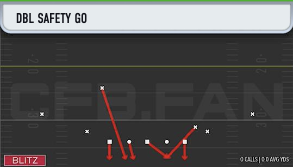
#> input picture Defense/3-2-6_Mug/DBL_SAFETY_GO.png, 293 x 167 px; its folder holds only this picture in this run
$ python app.py
#> lines starting #> are read from the running program, lines starting #| are printed output that depends on the picture; after the words box and inside, x2 and y2 are one past the last pixel; in counts of white or black regions, pixels touching at a corner belong together
### defense_catalog.py
#!/usr/bin/env python3
from __future__ import annotations

import json
import math
import re
from pathlib import Path
from typing import Dict, List, Mapping, Sequence, Tuple

try:
    import cv2
    import numpy as np
except Exception:  # pragma: no cover - runtime fallback
    cv2 = None
    np = None


FRONT_RE = re.compile(r"^\d-\d(?:-\d)?$")
TEMPLATE_VERSION = 2


def simplify_formation(folder_name: str) -> str:
    tokens = folder_name.split("_")
    if tokens and FRONT_RE.match(tokens[0]):
        return tokens[0]

    if tokens and tokens[0] in {"Nickel", "Dime"} and len(tokens) > 1 and FRONT_RE.match(tokens[1]):
        return f"{tokens[0]} {tokens[1]}"

    if tokens and tokens[0] == "Goal" and len(tokens) > 2 and FRONT_RE.match(tokens[2]):
        return tokens[2]

    if tokens:
        return tokens[0].replace("-", " ")
    return folder_name.replace("_", " ")


def simplify_coverage(play_name: str) -> str:
    name = play_name.upper()
    name = name.replace(".PNG", "")
    name = name.replace("-", "_")

    if "COVER_1" in name or "COV_1" in name or "1_HOLE" in name or "1_ROBBER" in name:
        return "Cover 1"
    if "TAMPA_2" in name or "COVER_2" in name or "2_INVERT" in name:
        return "Cover 2"
    if "COVER_3" in name or "3_MATCH" in name or "3_CLOUD" in name or "3_SKY" in name or "3_BUZZ" in name:
        return "Cover 3"
    if "COVER_4" in name or "4_PALMS" in name or "4_DROP" in name or "4_QUARTERS" in name:
        return "Cover 4"
    if "COVER_6" in name:
        return "Cover 6"
    if "COVER_9" in name:
        return "Cover 9"
    if "ZERO" in name:
        return "Cover 0"
    if "MAN" in name:
        return "Man"
    if "BLITZ" in name:
        return "Blitz"
    return "Zone"


# [47 lines left out: functions parse_front_counts, fallback_front_counts, not called in this run]


def infer_front_counts(
    defense_players: Sequence[Mapping[str, object]],
    los_x: float = 0.5,
) -> Tuple[int, int, int]:
    estimated = estimate_front_counts_from_geometry(defense_players, los_x=los_x)
    if estimated is not None:
        return estimated
    return fallback_front_counts(len(defense_players))


# [6 lines left out: function format_front, not called in this run]


def select_shell_points(
    points: Sequence[Tuple[float, float]],
    *,
    los_x: float = 0.5,
    db_count: int | None = None,
) -> List[Tuple[float, float]]:
    if not points:
        return []

    if db_count is None:
        db_count = min(5, len(points))
    db_count = max(0, min(int(db_count), len(points)))
    if db_count == 0:
        return []

    ranked = sorted(points, key=lambda p: abs(p[0] - los_x), reverse=True)
    return ranked[:db_count]


def estimate_front_counts_from_geometry(
    defense_players: Sequence[Mapping[str, object]],
    los_x: float = 0.5,
) -> Tuple[int, int, int] | None:
    """
    Estimate front counts from defender x-depth relative to LOS.

    We use an elbow on LOS-distance to estimate DL count (3-5), then pick LB count
    from common families using a simple deep-secondary heuristic.
    """
    n = len(defense_players)
    if n < 7:
        return None

    dists = sorted(abs(float(p.get("x", 0.5)) - los_x) for p in defense_players)
    if len(dists) < 2:
        return None

    # Find biggest distance jump among first few defenders near the LOS.
    search_end = min(6, len(dists) - 1)
    best_i = 2
    best_gap = -1.0
    for i in range(1, search_end):
        gap = dists[i + 1] - dists[i]
        if gap > best_gap:
            best_gap = gap
            best_i = i
    dl = max(3, min(5, best_i + 1))

    deep_threshold = 0.18
    deep_count = sum(1 for d in dists if d >= deep_threshold)

    if dl == 3:
        lb = 2 if deep_count >= 3 else 3
    elif dl == 4:
        lb = 2 if deep_count >= 3 else 3
    else:
        lb = 2

    db = max(0, n - dl - lb)
    if db < 4:
        lb = max(1, lb - (4 - db))
        db = n - dl - lb
    if db > 6:
        lb += db - 6
        db = n - dl - lb

    return dl, lb, db


def _signature_from_points(points: Sequence[Tuple[float, float]], max_points: int = 11) -> List[float]:
    if not points:
        return [0.0] * (2 * max_points)

    xs = [p[0] for p in points]
    ys = [p[1] for p in points]
    cx = sum(xs) / len(xs)
    cy = sum(ys) / len(ys)
    centered = [(x - cx, y - cy) for x, y in points]
    scale = max(math.sqrt(dx * dx + dy * dy) for dx, dy in centered)
    if scale < 1e-6:
        scale = 1.0

    normalized = [(dx / scale, dy / scale) for dx, dy in centered]
    normalized = sorted(normalized, key=lambda p: (p[1], p[0]))
    normalized = list(normalized[:max_points])
    while len(normalized) < max_points:
        normalized.append((0.0, 0.0))

    vector: List[float] = []
    for x, y in normalized:
        vector.extend([round(float(x), 6), round(float(y), 6)])
    return vector


def _extract_white_markers(image_path: Path) -> List[Tuple[float, float]]:
    if cv2 is None or np is None:
        return []

    img = cv2.imread(str(image_path))
#> img is the input picture: shape (167, 293, 3); mean B, G, R 83, 83.5, 83.9
    if img is None:
        return []
    h, w = img.shape[:2]
#> h = 167; w = 293
    rgb = cv2.cvtColor(img, cv2.COLOR_BGR2RGB)

    # Trim header/footer UI areas and side artifacts.
    x0 = int(0.07 * w)
#> x0 = 20
    x1 = int(0.93 * w)
#> x1 = 272
    y0 = int(0.20 * h)
#> y0 = 33
    y1 = int(0.88 * h)
#> y1 = 146
    if x1 <= x0 or y1 <= y0:
        return []

    roi = rgb[y0:y1, x0:x1]
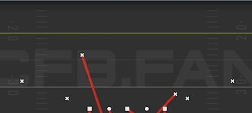
#> roi: shape (113, 252, 3); mean R, G, B 52.4, 51.4, 50.8
    mask = (
        (roi[:, :, 0] > 200)
        & (roi[:, :, 1] > 200)
        & (roi[:, :, 2] > 200)
    ).astype("uint8")
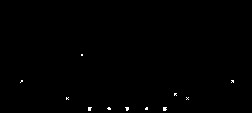
#> mask: shape (113, 252); values 0 (black) and 1 (white), 0.32% white in thin lines or dots, all inside (x1, y1, x2, y2) = (20, 54, 234, 111)

    num_labels, _, stats, centroids = cv2.connectedComponentsWithStats(mask, connectivity=8)
#> num_labels = 12; stats = [[0, 0, 252, 113, 28386], [81, 54, 2, 2, 4], [20, 80, 3, 3, 5], [231, 80, 3, 3, 7], [174, 93, 3, 3, 7], [66, 97, 3, 3, 6], [186, 97, 3, 3, 5], [88, 107, 4, 4, 13], [107, 107, 4, 3, 9], [125, 107, 4, 4, 12], [145, 107, 3, 3, 8], [163, 107, 4, 4, 14]]; centroids = [[125.5, 55.86], [81.5, 54.5], [21.2, 80.8], [232.1, 80.86], [174.9, 93.86], [66.83, 98], [187, 98], [89.15, 108.4], [108.7, 108.1], [126.8, 108.2], [146.1, 108.1], [164.3, 108.4]]
    candidates: List[Tuple[float, float, int]] = []
    for idx in range(1, num_labels):
        area = int(stats[idx, cv2.CC_STAT_AREA])
        width = int(stats[idx, cv2.CC_STAT_WIDTH])
        height = int(stats[idx, cv2.CC_STAT_HEIGHT])
        if area < 3 or area > 45:
            continue
        if width > 10 or height > 10:
            continue
        cx, cy = centroids[idx]
        abs_x = (x0 + float(cx)) / float(w)
        abs_y = (y0 + float(cy)) / float(h)
        candidates.append((abs_x, abs_y, area))
#> this loop made 11 passes
#> (area, width, height, cx, cy, abs_x, abs_y) on passes 1 to 11: (4, 2, 2, 81.5, 54.5, 0.346, 0.524), (5, 3, 3, 21.2, 80.8, 0.141, 0.681), (7, 3, 3, 232.1, 80.86, 0.861, 0.682), (7, 3, 3, 174.9, 93.86, 0.665, 0.76), (6, 3, 3, 66.83, 98, 0.296, 0.784), (5, 3, 3, 187, 98, 0.706, 0.784), (13, 4, 4, 89.15, 108.4, 0.373, 0.847), (9, 4, 3, 108.7, 108.1, 0.439, 0.845), (12, 4, 4, 126.8, 108.2, 0.501, 0.846), (8, 3, 3, 146.1, 108.1, 0.567, 0.845), (14, 4, 4, 164.3, 108.4, 0.629, 0.847)
#> after the loop, candidates = [(0.346, 0.524, 4), (0.141, 0.681, 5), (0.861, 0.682, 7), (0.665, 0.76, 7), (0.296, 0.784, 6), (0.706, 0.784, 5), (0.373, 0.847, 13), (0.439, 0.845, 9), (0.501, 0.846, 12), (0.567, 0.845, 8), (0.629, 0.847, 14)]

    # Defensive X markers are usually among the strongest small components.
    candidates.sort(key=lambda v: v[2], reverse=True)
    points = [(x, y) for x, y, _ in candidates[:11]]
#> points = [(0.629, 0.847), (0.373, 0.847), (0.501, 0.846), (0.439, 0.845), (0.567, 0.845), (0.861, 0.682), (0.665, 0.76), (0.296, 0.784), (0.141, 0.681), (0.706, 0.784), (0.346, 0.524)]
    return points


def _build_templates(defense_dir: Path) -> List[Dict]:
    templates: List[Dict] = []
    for image_path in defense_dir.rglob("*.png"):
        points = _extract_white_markers(image_path)
        if len(points) < 8:
            continue

        folder = image_path.parent.name
        front = simplify_formation(folder)
        coverage = simplify_coverage(image_path.stem)
        call = f"{front} {coverage}".strip()
        signature = _signature_from_points(points)
#> in _signature_from_points, `xs = [p[0] for p in points]`: xs = [0.629, 0.373, 0.501, 0.439, 0.567, 0.861, 0.665, 0.296, 0.141, 0.706, 0.346]
#> in _signature_from_points, `ys = [p[1] for p in points]`: ys = [0.847, 0.847, 0.846, 0.845, 0.845, 0.682, 0.76, 0.784, 0.681, 0.784, 0.524]
#> in _signature_from_points, `cx = sum(xs) / len(xs)`: cx = 0.502
#> in _signature_from_points, `cy = sum(ys) / len(ys)`: cy = 0.768
#> in _signature_from_points, `centered = [(x - cx, y - cy) for x, y in points]`: centered = [(0.127, 0.0792), (-0.13, 0.0789), (-0.00132, 0.0781), (-0.063, 0.0773), (0.0648, 0.0773), (0.358, -0.0859), (0.163, -0.0081), (-0.206, 0.0167), (-0.362, -0.0863), (0.204, 0.0167), (-0.156, -0.244)]
#> in _signature_from_points, `scale = max(math.sqrt(dx * dx + dy * dy) for dx, dy in centered)`: scale = 0.372
#> in _signature_from_points, `normalized = [(dx / scale, dy / scale) for dx, dy in centered]`: normalized = [(0.341, 0.213), (-0.349, 0.212), (-0.00356, 0.21), (-0.17, 0.208), (0.174, 0.208), (0.964, -0.231), (0.438, -0.0218), (-0.554, 0.0449), (-0.973, -0.232), (0.55, 0.0449), (-0.419, -0.656)]
#> in _signature_from_points, `normalized = sorted(normalized, key=lambda p: (p[1], p[0]))`: normalized = [(-0.419, -0.656), (-0.973, -0.232), (0.964, -0.231), (0.438, -0.0218), (-0.554, 0.0449), (0.55, 0.0449), (-0.17, 0.208), (0.174, 0.208), (-0.00356, 0.21), (-0.349, 0.212), (0.341, 0.213)]
#> the loop in _signature_from_points, `for x, y in normalized:` made 11 passes
#> after the loop in _signature_from_points, `for x, y in normalized:`: vector = [-0.419, -0.656, -0.973, -0.232, 0.964, -0.231, 0.438, -0.0218, -0.554, 0.0449, 0.55, 0.0449, -0.17, 0.208, 0.174, 0.208, -0.00356, 0.21, -0.349, 0.212, 0.341, 0.213]
#> signature has the same summary as vector in _signature_from_points
        point_players = [{"x": x, "y": y} for x, y in points]
#> point_players = 11 items
        front_counts = infer_front_counts(point_players, los_x=0.5)
#> in estimate_front_counts_from_geometry, `n = len(defense_players)`: n = 11
#> in estimate_front_counts_from_geometry, `dists = sorted(abs(float(p.get("x", 0.5)) - los_x) for p in defense_pl..`: dists = [0.000853, 0.0609, 0.067, 0.127, 0.129, 0.154, 0.165, 0.204, 0.206, 0.359, 0.361]
#> in estimate_front_counts_from_geometry, `search_end = min(6, len(dists) - 1)`: search_end = 6
#> the loop in estimate_front_counts_from_geometry, `for i in range(1, search_end):` made 5 passes
#> (gap, best_gap) on passes 1 to 2: (0.00611, 0.00611), (0.0605, 0.0605)
#> gap on passes 3 to 5: 0.0015, 0.0246, 0.0115
#> after the loop in estimate_front_counts_from_geometry, `for i in range(1, search_end):`: best_gap = 0.0605; best_i = 2
#> in estimate_front_counts_from_geometry, `dl = max(3, min(5, best_i + 1))`: dl = 3
#> in estimate_front_counts_from_geometry, `deep_count = sum(1 for d in dists if d >= deep_threshold)`: deep_count = 4
#> in estimate_front_counts_from_geometry, `lb = 2 if deep_count >= 3 else 3`: lb = 2
#> in estimate_front_counts_from_geometry, `db = max(0, n - dl - lb)`: db = 6
#> in infer_front_counts, `estimated = estimate_front_counts_from_geometry(defense_players, los_x..`: estimated = (3, 2, 6)
#> front_counts = (3, 2, 6)
        db_count = max(0, len(points) - front_counts[0] - front_counts[1])
#> db_count = 6
        shell_points = select_shell_points(points, los_x=0.5, db_count=db_count)
#> in select_shell_points, `ranked = sorted(points, key=lambda p: abs(p[0] - los_x), reverse=True)`: ranked = [(0.861, 0.682), (0.141, 0.681), (0.706, 0.784), (0.296, 0.784), (0.665, 0.76), (0.346, 0.524), (0.629, 0.847), (0.373, 0.847), (0.567, 0.845), (0.439, 0.845), (0.501, 0.846)]
#> shell_points = [(0.861, 0.682), (0.141, 0.681), (0.706, 0.784), (0.296, 0.784), (0.665, 0.76), (0.346, 0.524)]
        coverage_signature = _signature_from_points(shell_points, max_points=6)
#> the loop in _signature_from_points (call 2), `for x, y in normalized:` made 6 passes
#> (x, y) on passes 1 to 6: (-0.431, -0.493), (-0.998, -0.0584), (0.987, -0.0574), (0.448, 0.157), (-0.569, 0.226), (0.562, 0.226)
#> coverage_signature = [-0.431, -0.493, -0.998, -0.0584, 0.987, -0.0574, 0.448, 0.157, -0.569, 0.226, 0.562, 0.226]

        templates.append(
            {
                "image": str(image_path),
                "front": front,
                "coverage": coverage,
                "call": call,
                "num_points": len(points),
                "signature": signature,
                "coverage_signature": coverage_signature,
            }
        )
#> pass 2 of the loop in _build_templates, `for image_path in defense_dir.rglob("*.png"):`:
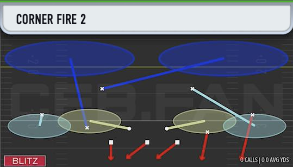
#> input picture Defense/3-2-6_Odd/CORNER_FIRE_2.png, 293 x 167 px
#> in _extract_white_markers, img is the input picture: shape (167, 293, 3); mean B, G, R 101.6, 91.6, 88
#> in _extract_white_markers (call 2), `roi = rgb[y0:y1, x0:x1]`:
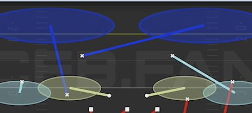
#> roi: shape (113, 252, 3); mean R, G, B 60.2, 65.2, 81.7
#> in _extract_white_markers (call 2), `mask = ( (roi[:, :, 0] > 200) & (roi[:, :, 1] > 200) & (roi[:, :, 2] >..`:
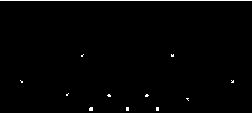
#> mask: shape (113, 252); values 0 (black) and 1 (white), 1.2% white in thin lines or dots
#> num_labels = 13; stats = 13 rows, first 6: [0, 1, 252, 112, 28132], [0, 0, 252, 1, 252], [81, 54, 3, 3, 5], [171, 54, 3, 3, 8], [20, 80, 3, 3, 5], [231, 80, 3, 3, 7]; centroids = 13 rows, first 8: [125.5, 56.38], [125.5, 0], [81.8, 55.2], [172, 55.12], [21.2, 81.2], [232.1, 81.14], [66.8, 94.2], [108.7, 95.11]
#> the loop in _extract_white_markers (call 2), `for idx in range(1, num_labels):` made 12 passes
#> (area, width, height) on pass 1: (252, 252, 1)
#> after the loop in _extract_white_markers (call 2), `for idx in range(1, num_labels):`: candidates = [(0.347, 0.528, 5), (0.655, 0.528, 8), (0.141, 0.684, 5), (0.861, 0.683, 7), (0.296, 0.762, 5), (0.439, 0.767, 9), (0.568, 0.767, 9), (0.707, 0.788, 5), (0.377, 0.848, 15), (0.502, 0.847, 12), (0.604, 0.847, 12)]
#> in _extract_white_markers (call 2), `points = [(x, y) for x, y, _ in candidates[:11]]`: points = [(0.377, 0.848), (0.502, 0.847), (0.604, 0.847), (0.439, 0.767), (0.568, 0.767), (0.655, 0.528), (0.861, 0.683), (0.347, 0.528), (0.141, 0.684), (0.296, 0.762), (0.707, 0.788)]
#> signature = [0.427, -0.561, -0.418, -0.559, 0.991, -0.133, -0.987, -0.132, -0.559, 0.0821, -0.167, 0.0971, 0.187, 0.0971, 0.57, 0.154, 0.00533, 0.317, 0.287, 0.317, -0.336, 0.319]
#> the loop in estimate_front_counts_from_geometry (call 2), `for i in range(1, search_end):` made 5 passes
#> (gap, best_gap) on passes 1 to 2: (0.00683, 0.00683), (0.0364, 0.0364)
#> shell_points = [(0.861, 0.683), (0.141, 0.684), (0.707, 0.788), (0.296, 0.762), (0.655, 0.528), (0.347, 0.528)]
#> coverage_signature = [0.426, -0.372, -0.426, -0.371, 0.995, 0.0591, -0.998, 0.06, -0.567, 0.276, 0.57, 0.348]
#> pass 3 of the loop in _build_templates, `for image_path in defense_dir.rglob("*.png"):`:
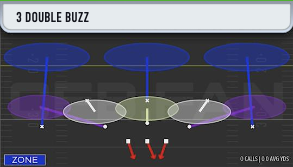
#> input picture Defense/3-3-5_3_High/3_DOUBLE_BUZZ.png, 293 x 167 px
#> in _extract_white_markers, img is the input picture: shape (167, 293, 3); mean B, G, R 101.8, 88.8, 87.3
#> in _extract_white_markers (call 3), `roi = rgb[y0:y1, x0:x1]`:
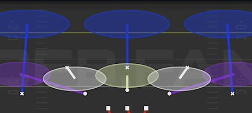
#> roi: shape (113, 252, 3); mean R, G, B 60.5, 60.9, 79.1
#> in _extract_white_markers (call 3), `mask = ( (roi[:, :, 0] > 200) & (roi[:, :, 1] > 200) & (roi[:, :, 2] >..`:
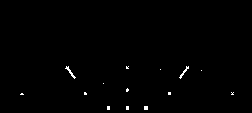
#> mask: shape (113, 252); values 0 (black) and 1 (white), 0.54% white in thin lines or dots, all inside (x1, y1, x2, y2) = (20, 66, 234, 110)
#> num_labels = 15; stats = 15 rows, first 6: [0, 0, 252, 113, 28321], [65, 66, 11, 13, 35], [126, 66, 3, 3, 7], [179, 66, 10, 13, 32], [160, 69, 1, 1, 1], [201, 70, 1, 1, 1]; centroids = 15 rows, first 8: [125.5, 55.84], [69.94, 71.69], [126.9, 67.14], [183.6, 71.75], [160, 69], [201, 70], [103, 83], [126.9, 89.67]
#> the loop in _extract_white_markers (call 3), `for idx in range(1, num_labels):` made 14 passes
#> (area, width, height) on passes 1, 3: (35, 11, 13), (32, 10, 13)
#> after the loop in _extract_white_markers (call 3), `for idx in range(1, num_labels):`: candidates = [(0.501, 0.6, 7), (0.501, 0.735, 9), (0.142, 0.758, 6), (0.358, 0.755, 8), (0.645, 0.754, 9), (0.86, 0.755, 6), (0.437, 0.841, 12), (0.502, 0.841, 12), (0.565, 0.841, 16)]
#> in _extract_white_markers (call 3), `points = [(x, y) for x, y, _ in candidates[:11]]`: points = [(0.565, 0.841), (0.437, 0.841), (0.502, 0.841), (0.501, 0.735), (0.645, 0.754), (0.358, 0.755), (0.501, 0.6), (0.142, 0.758), (0.86, 0.755)]
#> signature = [9.8e-05, -0.459, 0.0004, -0.0838, 0.4, -0.0282, -0.398, -0.0262, 0.998, -0.0255, -1, -0.0171, -0.179, 0.213, 0.00145, 0.213, 0.177, 0.213, 0, 0, 0, 0]
#> point_players = 9 items
#> front_counts = (5, 1, 3)
#> in _build_templates, `db_count = max(0, len(points) - front_counts[0] - front_counts[1])`: db_count = 3
#> shell_points = [(0.86, 0.755), (0.142, 0.758), (0.645, 0.754)]
#> coverage_signature = [0.236, -0.00408, 0.764, -0.00163, -1, 0.00572, 0, 0, 0, 0, 0, 0]
    return templates


def load_or_build_templates(
    defense_dir: Path,
    cache_path: Path,
) -> Dict[str, object]:
    if cache_path.exists():
        payload = json.loads(cache_path.read_text())
        templates = payload.get("templates", []) or []
        if (
            payload.get("version") == TEMPLATE_VERSION
            and templates
            and "coverage_signature" in templates[0]
        ):
            return payload

    templates = _build_templates(defense_dir)
#> templates = 3 items
    payload: Dict[str, object] = {
        "version": TEMPLATE_VERSION,
        "source": str(defense_dir),
        "template_count": len(templates),
        "templates": templates,
    }
    cache_path.parent.mkdir(parents=True, exist_ok=True)
    cache_path.write_text(json.dumps(payload, indent=2))
    return payload


# [59 lines left out: functions _distance, match_defense_call, not called in this run]

### app.py
#!/usr/bin/env python3
from __future__ import annotations

import argparse
import json
import mimetypes
from datetime import datetime
from http import HTTPStatus
from http.server import BaseHTTPRequestHandler, ThreadingHTTPServer
from pathlib import Path
from typing import Dict, List
from urllib.parse import urlparse

from defense_catalog import load_or_build_templates, match_defense_call
from inference import enrich_features, infer_play, starter_players


ROOT = Path(__file__).resolve().parent
UI_DIR = ROOT / "ui"
POSITIONS_PATH = ROOT / "config" / "positions.json"
PLAYS_DIR = ROOT / "data" / "plays"
SPLITS_DIR = ROOT / "data" / "splits"
DEFENSE_DIR = ROOT / "Defense"
TEMPLATE_CACHE_PATH = ROOT / "data" / "templates" / "defense_templates.json"
MAX_PLAYERS_PER_SIDE = 11

TEMPLATE_PAYLOAD = load_or_build_templates(DEFENSE_DIR, TEMPLATE_CACHE_PATH)
#> TEMPLATE_PAYLOAD = 4 items


def load_config() -> Dict:
    return json.loads(POSITIONS_PATH.read_text())


# [117 lines left out: functions safe_ui_path, append_play_to_split, count_players_by_side, enforce_player_caps, infer_response, save_play, not called in this run]


class RequestHandler(BaseHTTPRequestHandler):
    server_version = "FormationScoutHTTP/0.1"

    # [77 lines left out: functions _send_no_cache_headers, _send_json, _read_json, do_GET, do_POST, not called in this run]

    def log_message(self, fmt: str, *args) -> None:  # noqa: A003
        # Keep terminal logs concise for local development.
        super().log_message(fmt, *args)


def parse_args() -> argparse.Namespace:
    parser = argparse.ArgumentParser(description="Serve interactive Formation Scout UI.")
    parser.add_argument("--host", default="127.0.0.1")
    parser.add_argument("--port", type=int, default=8000)
    return parser.parse_args()


def main() -> None:
    args = parse_args()
    UI_DIR.mkdir(parents=True, exist_ok=True)
#> (the run stopped early here; a loop or call above may not have finished)
